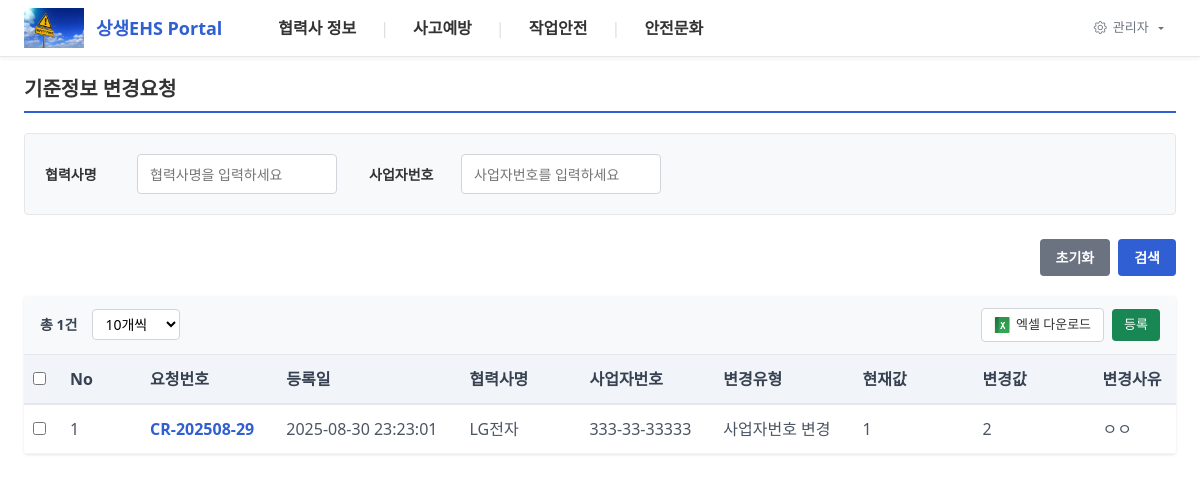
/partner-change-request, run on the app's committed database.
### tables this page shows
CREATE TABLE partner_change_requests (
                id INTEGER PRIMARY KEY AUTOINCREMENT,
                request_number TEXT UNIQUE,
                requester_name TEXT NOT NULL,
                requester_department TEXT NOT NULL,
                company_name TEXT NOT NULL,
                business_number TEXT NOT NULL,
                change_type TEXT NOT NULL,
                current_value TEXT NOT NULL,
                new_value TEXT NOT NULL,
                change_reason TEXT NOT NULL,
                status TEXT DEFAULT 'pending',
                created_at TIMESTAMP DEFAULT CURRENT_TIMESTAMP,
                updated_at TIMESTAMP DEFAULT CURRENT_TIMESTAMP
            , is_deleted INTEGER DEFAULT 0, custom_data TEXT);

CREATE TABLE dropdown_option_codes_v2 (
            id INTEGER PRIMARY KEY AUTOINCREMENT,
            board_type TEXT NOT NULL,
            column_key TEXT NOT NULL,
            option_code TEXT NOT NULL,
            option_value TEXT NOT NULL,
            display_order INTEGER DEFAULT 0,
            is_active INTEGER DEFAULT 1,
            created_at TIMESTAMP DEFAULT CURRENT_TIMESTAMP,
            updated_at TIMESTAMP DEFAULT CURRENT_TIMESTAMP,
            created_by TEXT,
            updated_by TEXT,
            UNIQUE(board_type, column_key, option_code)
        );

### app.py (the view)
@app.route("/partner-change-request")
def partner_change_request_route():
    return partner_change_request()

### app.py (called while the page is built, shortened)
def get_db_connection(timeout=10.0):
    conn = sqlite3.connect(db_config.local_db_path, timeout=timeout)
    cursor = conn.cursor()
    cursor.execute("PRAGMA journal_mode=WAL")
    cursor.execute("PRAGMA busy_timeout=5000")
    cursor.execute("PRAGMA synchronous=NORMAL")
    return conn

def init_sample_data():
    conn = partner_manager.db_config.get_sqlite_connection()
    cursor = conn.cursor()
    try:
        cursor.execute("SELECT COUNT(*) FROM partners_cache")
        count = cursor.fetchone()[0]
        cursor.execute("PRAGMA table_info(partners_cache)")
        columns = [col[1] for col in cursor.fetchall()]
        if count > 0:
            conn.close()
            return
    except Exception as e:
        logging.warning(f"데이터 확인 중 오류: {e}")

@app.before_request
def before_request():
    if request.path != '/data-recovery':
        init_db()

@app.after_request
def add_header(response):
    response.headers['Cache-Control'] = 'no-cache, no-store, must-revalidate'
    response.headers['Pragma'] = 'no-cache'
    response.headers['Expires'] = '0'
    return response

### board_services.py (called while the page is built)
    def list(self, column_key: str) -> List[Dict]:
        conn = get_db_connection(self.db_path)
        conn.row_factory = sqlite3.Row
        codes = conn.execute("""
            SELECT * FROM dropdown_option_codes_v2
            WHERE board_type = ? AND column_key = ? AND is_active = 1
            ORDER BY display_order
        """, (self.board_type, column_key)).fetchall()
        if not codes:
            codes = conn.execute("""
                SELECT * FROM dropdown_option_codes
                WHERE column_key = ? AND is_active = 1
                ORDER BY display_order
            """, (column_key,)).fetchall()
        conn.close()
        return [dict(code) for code in codes]

### database_config.py (called while the page is built)
    def get_sqlite_connection(self):
        return sqlite3.connect(self.local_db_path)

### db_connection.py (called while the page is built)
def get_db_connection(db_path: str, timeout: float = 10.0, row_factory: bool = False) -> sqlite3.Connection:
    return DatabaseConnection.get_connection(db_path, timeout, row_factory)

### templates/partner-change-request.html (shortened to what this page needs)
{% extends "base.html" %}
{% from 'includes/table_controls.html' import render_table_controls %}
{% from 'includes/search_controls.html' import render_search_section, render_search_buttons %}
{% block content %}
<div class="page-header">
    <h2 class="page-title">기준정보 변경요청</h2>
</div>
<div class="search-section">
    <form method="GET" class="search-form">
        <div class="search-fields">
            <div class="search-group">
                <label>협력사명</label>
                <input type="text" name="company_name" value="{{ request.args.get('company_name', '') }}" placeholder="협력사명을 입력하세요">
            </div>
            <div class="search-group">
                <label>사업자번호</label>
                <input type="text" name="business_number" value="{{ request.args.get('business_number', '') }}" placeholder="사업자번호를 입력하세요">
            </div>
        </div>
    </form>
</div>
<div class="search-buttons-section">
    {{ render_search_buttons() }}
</div>
<div class="table-section">
    {{ render_table_controls(total_count, show_excel=True, show_register=True) }}
    <div class="table-wrapper">
        <table class="data-table">
            <thead>
                <tr>
                    <th class="checkbox-column"><input type="checkbox" id="selectAll" onchange="toggleSelectAll()"></th>
                    <th class="fixed-col" style="width: 45px;">No</th>
                    <th>요청번호</th>
                    <th>등록일</th>
                    <th>협력사명</th>
                    <th>사업자번호</th>
                    <th>변경유형</th>
                    <th>현재값</th>
                    <th>변경값</th>
                    <th>변경사유</th>
                </tr>
            </thead>
            <tbody>
                {% for item in change_requests %}
                <tr>
                    <td class="checkbox-column">
                        <input type="checkbox" class="request-checkbox" value="{{ item.id }}" onchange="updateDeleteButton()">
                    </td>
                    <td class="fixed-col" style="width: 45px;">
                        {{ item.no }}
                    </td>
                    <td>
                        <a href="javascript:void(0)" class="company-link" onclick="openChangeRequestModal('{{ item.id }}')">
                            {% if item.request_number %}
                                {{ item.request_number }}
                            {% else %}
                                CR-{{ item.id or '-' }}
                            {% endif %}
                        </a>
                    </td>
                    <td>{{ item.created_at or '-' }}</td>
                    <td>{{ item.company_name or '-' }}</td>
                    <td>{{ item.business_number or '-' }}</td>
                    <td>{{ item.change_type_label or item.change_type or '-' }}</td>
                    <td>{{ item.current_value or '-' }}</td>
                    <td>{{ item.new_value or '-' }}</td>
                    <td>{{ item.change_reason or '-' }}</td>
                </tr>
                {% else %}
                <tr>
                    <td colspan="14" class="no-data">검색 결과가 없습니다.</td>
                </tr>
                {% endfor %}
            </tbody>
        </table>
    </div>
</div>
{% endblock %}

### templates/base.html (style rules this page uses)
html, body { overflow-x: hidden; width: 100%; max-width: 100vw; }

### templates/partner-change-request.html (style rules this page uses)
.page-header { background: #fff; margin-bottom: 20px; padding-bottom: 10px; border-bottom: 2px solid #2f5fd3; }
.page-title { color: #333; font-size: 20px; font-weight: 700; margin: 0; }
.search-section { background: #f8f9fa; padding: 20px; margin-bottom: 20px; border-radius: 4px; border: 1px solid #e5e7eb; }
.search-form { width: 100%; }
.search-fields { display: flex; gap: 32px; flex-wrap: wrap; }
.search-group { display: flex; align-items: center; gap: 12px; flex: 0 0 auto; }
.search-group label { font-weight: 600; color: #333; font-size: 14px; white-space: nowrap; width: 80px; flex-shrink: 0; text-align: left; }
.search-group input[type="text"], .search-group input[type="date"], .search-group input[type="number"] { height: 40px; border: 1px solid #d1d5db; border-radius: 4px; font-size: 14px; box-sizing: border-box; width: 200px; padding: 0 12px; }
.search-buttons-section { margin-bottom: 20px; padding: 0; }
.table-section { background: white; border-radius: 4px; overflow: hidden; box-shadow: 0 1px 3px rgba(0, 0, 0, 0.1); }
.table-wrapper { overflow-x: auto; max-height: 70vh; position: relative; }
.data-table { width: 100%; border-collapse: collapse; background: white; min-width: 1200px; }
.data-table th { background: #f8f9fa; color: #333; font-weight: 600; text-align: left; padding: 12px 8px; border-bottom: 2px solid #e5e7eb; position: sticky; top: 0; z-index: 10; white-space: nowrap; }
.data-table td { padding: 12px 8px; border-bottom: 1px solid #f1f3f4; color: #333; word-wrap: break-word; }
.fixed-col { position: sticky; left: 0; background: white; z-index: 5; box-shadow: 2px 0 4px rgba(0, 0, 0, 0.1); min-width: 150px; }
.data-table th.fixed-col { z-index: 15; background: #f8f9fa; }
.company-link { color: #2f5fd3; text-decoration: none; font-weight: 500; }
.checkbox-column { width: 30px !important; min-width: 30px !important; max-width: 30px !important; padding: 4px !important; text-align: center !important; }
.page-header { margin-bottom: 20px; padding-bottom: 10px; border-bottom: 2px solid #2f5fd3; }
.page-title { font-size: 20px; font-weight: 700; color: #333; margin: 0; }
.search-group input[type="text"], .search-group input[type="number"], .filter-select input[type="text"] { height: 40px; border: 1px solid #d1d5db; border-radius: 4px; font-size: 14px; box-sizing: border-box; }
.search-group input[type="text"]:not(.filter-select input) { width: 200px; padding: 0 12px; }
.search-buttons-section { margin-bottom: 20px; }
.table-section { background: white; border-radius: 4px; overflow: hidden; box-shadow: 0 1px 3px rgba(0,0,0,0.1); }
.table-wrapper { overflow-x: auto; position: relative; }
.data-table { width: max-content; min-width: 100%; border-collapse: collapse; }
.data-table th { background: #f1f5f9; padding: 12px 16px; text-align: left; font-weight: 600; color: #374151; border-bottom: 2px solid #e5e7eb; white-space: nowrap; min-width: 120px; }
.data-table th.fixed-col { position: sticky; left: 0; z-index: 2; background: #f1f5f9; box-shadow: 2px 0 4px rgba(0,0,0,0.05); min-width: 80px; width: 80px; }
.data-table td { padding: 12px 16px; border-bottom: 1px solid #f1f5f9; color: #4b5563; white-space: nowrap; min-width: 120px; }
.data-table td.fixed-col { position: sticky; left: 0; z-index: 1; background: white; box-shadow: 2px 0 4px rgba(0,0,0,0.05); min-width: 80px; width: 80px; }
.company-link { color: #2f5fd3; text-decoration: none; font-weight: 600; }

### data on the page
partner_change_requests: request_number "CR-202508-29", created_at "2025-08-30 23:23:01", company_name "LG전자", business_number "333-33-33333", change_reason "ㅇㅇ"
dropdown_option_codes_v2: option_value "사업자번호 변경"

### other printed values
{{ m.title }} "협력사 정보" "사고예방" "작업안전" "안전문화"
{{ total_count }} "1"
{{ item.no }} "1"
{{ item.current_value or '-' }} "1"
{{ item.new_value or '-' }} "2"
